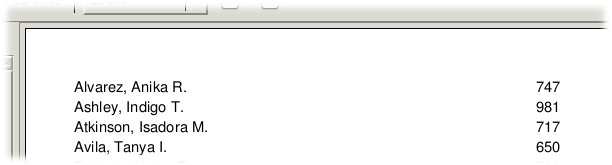

Python code for this plot:
from reportlab.pdfgen.canvas import Canvas
from PollyReports import *
from testdata import data

rpt = Report(data)
rpt.detailband = Band([
    Element((36, 0), ("Helvetica", 11), key = "name"),
    Element((400, 0), ("Helvetica", 11), key = "amount", align = "right"),
])

canvas = Canvas("sample02.pdf", (72*11, 72*8.5))
rpt.generate(canvas)
canvas.save()
